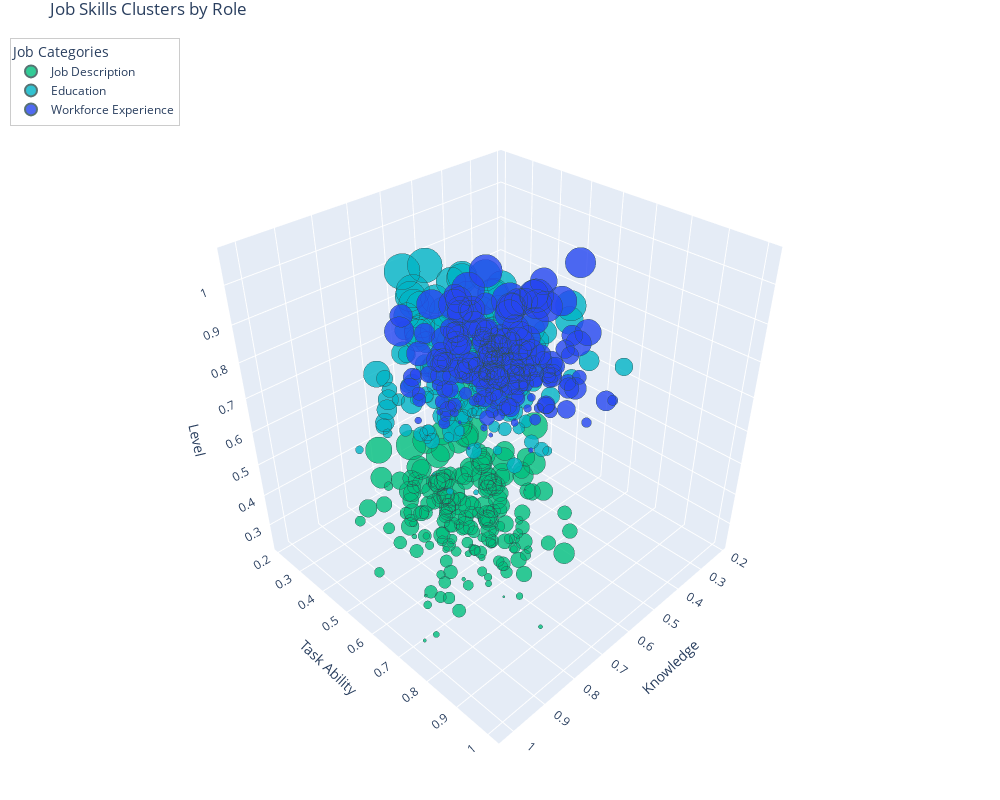

This figure's notebook cell:
### Code cell
import plotly.graph_objects as go
import numpy as np
import imageio
import os

# Generate data (using your existing data generation code)
np.random.seed(42)
job_desc = np.random.normal(loc=[0.8, 0.7, 0.5], scale=0.1, size=(200, 3))
education = np.random.normal(loc=[0.7, 0.6, 0.8], scale=0.1, size=(200, 3))
workforce = np.random.normal(loc=[0.5, 0.5, 0.7], scale=0.1, size=(200, 3))

all_skills = np.vstack([job_desc, education, workforce])
labels = ['Job Description'] * 200 + ['Education'] * 200 + ['Workforce Experience'] * 200
df = pd.DataFrame(all_skills, columns=['Knowledge', 'Task Ability', 'Level'])
df['Label'] = labels

# Update the traces creation with custom hovertemplate
traces = []
colors = {'Job Description': '#00bf7d', 'Education': '#00b4c5', 'Workforce Experience': '#2546f0'}

for job_title in df['Label'].unique():
    mask = df['Label'] == job_title
    subset = df[mask]
    
    sizes = (subset['Level'] - subset['Level'].min()) / (subset['Level'].max() - subset['Level'].min())
    sizes = sizes * 2.5
    
    
    traces.append(
        go.Scatter3d(
            x=subset['Knowledge'],
            y=subset['Task Ability'],
            z=subset['Level'],
            mode='markers',
            name=job_title,
            hovertemplate=
            '<b>%{text}</b><br>' +
            'Level: %{z:.2f}<br>' +
            'Task Ability: %{y:.2f}<br>' +
            'Knowledge: %{x:.2f}<br>' +
            '<extra></extra>',  # This removes the secondary box
            text=[job_title] * len(subset),  # Add Label to hover
            marker=dict(
                size=sizes,
                color=colors[job_title],
                opacity=0.8,
                line=dict(width=1, color='DarkSlateGrey'),
                sizemode='diameter',
                sizeref=0.1
            )
        )
    )

# Create layout
layout = go.Layout(
    title='Job Skills Clusters by Role',
    width=1000,
    height=800,
    scene=dict(
        xaxis_title='Knowledge',
        yaxis_title='Task Ability',
        zaxis_title='Level',
        camera=dict(
            up=dict(x=0, y=0, z=1),
            center=dict(x=0, y=0, z=0),
            eye=dict(x=1.5, y=1.5, z=1.5)
        )
    ),
    margin=dict(l=0, r=0, t=30, b=0),
    legend=dict(
        yanchor="top",
        y=0.99,
        xanchor="left",
        x=0.01,
        itemsizing='constant',  # Makes legend symbols constant size
        itemwidth=30,  # Increase width of legend items
        font=dict(size=12),  # Adjust font size
        bgcolor='rgba(255,255,255,0.8)',  # Semi-transparent background
        bordercolor='rgba(0,0,0,0.2)',
        borderwidth=1,
        title=dict(text='Job Categories')  # Add legend title
    )
)

# Create and show figure
fig = go.Figure(data=traces, layout=layout)
# show scale of color and size in legend
layout.update(
    coloraxis=dict(colorbar=dict(title='Job Title')),
    showlegend=True
)

fig.show()

# Step 3: Animate by rotating the view
frames = []
for angle in range(0, 360, 5):
    frames.append(go.Frame(
        data=[trace],
        name=str(angle),
        layout=dict(scene=dict(
            camera=dict(
                eye=dict(x=2*np.sin(np.radians(angle)), y=2*np.cos(np.radians(angle)), z=1)
            )
        ))
    ))

fig.frames = frames

# Step 4: Save the animation as GIF using imageio
gif_filename = '3d_scatter_rotation.gif'

# Create a temporary folder to save the images
if not os.path.exists("temp_images"):
    os.makedirs("temp_images")

# Export frames as PNG and collect them for GIF creation
png_files = []
for i, frame in enumerate(fig.frames):
    fig.update_layout(scene_camera=frame.layout.scene.camera)
    img_filename = f"temp_images/frame_{i:03d}.png"
    fig.write_image(img_filename)
    png_files.append(img_filename)

# Create a GIF from the PNG images
with imageio.get_writer(gif_filename, mode='I', duration=0.05) as writer:
    for png_file in png_files:
        image = imageio.imread(png_file)
        writer.append_data(image)

# Cleanup: Remove temporary images
for png_file in png_files:
    os.remove(png_file)

print(f"GIF saved as {gif_filename}")

### Figure 1 — Plotly figure (JSON) as saved in the notebook; plotly's stock layout.template omitted (floating-point values rounded to 4 significant figures; data arrays with more than 128 entries replaced by an {"elided": "..."} marker saying what was removed)
{"data": [{"hovertemplate": "<b>%{text}</b><br>Level: %{z:.2f}<br>Task Ability: %{y:.2f}<br>Knowledge: %{x:.2f}<br><extra></extra>", "marker": {"color": "#00bf7d", "line": {"color": "DarkSlateGrey", "width": 1}, "opacity": 0.8, "size": {"elided": "200 float values"}, "sizemode": "diameter", "sizeref": 0.1}, "mode": "markers", "name": "Job Description", "text": {"elided": "200 str values"}, "type": "scatter3d", "x": {"elided": "200 float values"}, "y": {"elided": "200 float values"}, "z": {"elided": "200 float values"}}, {"hovertemplate": "<b>%{text}</b><br>Level: %{z:.2f}<br>Task Ability: %{y:.2f}<br>Knowledge: %{x:.2f}<br><extra></extra>", "marker": {"color": "#00b4c5", "line": {"color": "DarkSlateGrey", "width": 1}, "opacity": 0.8, "size": {"elided": "200 float values"}, "sizemode": "diameter", "sizeref": 0.1}, "mode": "markers", "name": "Education", "text": {"elided": "200 str values"}, "type": "scatter3d", "x": {"elided": "200 float values"}, "y": {"elided": "200 float values"}, "z": {"elided": "200 float values"}}, {"hovertemplate": "<b>%{text}</b><br>Level: %{z:.2f}<br>Task Ability: %{y:.2f}<br>Knowledge: %{x:.2f}<br><extra></extra>", "marker": {"color": "#2546f0", "line": {"color": "DarkSlateGrey", "width": 1}, "opacity": 0.8, "size": {"elided": "200 float values"}, "sizemode": "diameter", "sizeref": 0.1}, "mode": "markers", "name": "Workforce Experience", "text": {"elided": "200 str values"}, "type": "scatter3d", "x": {"elided": "200 float values"}, "y": {"elided": "200 float values"}, "z": {"elided": "200 float values"}}], "layout": {"height": 800, "legend": {"bgcolor": "rgba(255,255,255,0.8)", "bordercolor": "rgba(0,0,0,0.2)", "borderwidth": 1, "font": {"size": 12}, "itemsizing": "constant", "itemwidth": 30, "title": {"text": "Job Categories"}, "x": 0.01, "xanchor": "left", "y": 0.99, "yanchor": "top"}, "margin": {"b": 0, "l": 0, "r": 0, "t": 30}, "scene": {"camera": {"center": {"x": 0, "y": 0, "z": 0}, "eye": {"x": 1.5, "y": 1.5, "z": 1.5}, "up": {"x": 0, "y": 0, "z": 1}}, "xaxis": {"title": {"text": "Knowledge"}}, "yaxis": {"title": {"text": "Task Ability"}}, "zaxis": {"title": {"text": "Level"}}}, "title": {"text": "Job Skills Clusters by Role"}, "width": 1000}}
